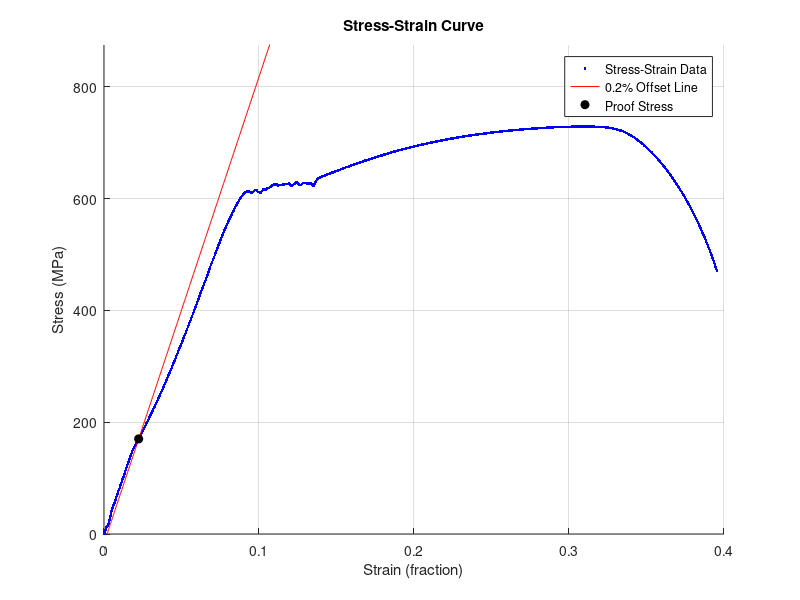

Recreate this plot in MATLAB.
% Clear all variables and command window
clear all;
clc;

% Load stress-strain data from file
data = load('stress_strain.txt');

% Extract stress (MPa) and strain (%) and convert strain to a fraction
stress = data(:,1);  
strain = data(:,2) / 100;  % Convert percentage to fraction

% Calculate the toughness (area under the stress-strain curve)
toughness = trapz(strain, stress);  % MPa * unitless strain = MJ/m³

% Define the elastic region (assuming strain < 0.002 as elastic)
elastic_idx = strain < 0.002;
elastic_strain = strain(elastic_idx);
elastic_stress = stress(elastic_idx);

% Compute Young's modulus (slope of the elastic region)
young_modulus = mean(diff(elastic_stress) ./ diff(elastic_strain));  % MPa

% Plot stress-strain curve
figure;
hold on;
plot(strain, stress, 'b.', 'DisplayName', 'Stress-Strain Data'); % Original data

% Plot linear elastic region
linear_elastic_line = young_modulus * (strain - 0.002); % Offset 0.2% strain
plot(strain, linear_elastic_line, 'r-', 'DisplayName', '0.2% Offset Line');

% Find proof stress (intersection of offset line and stress-strain curve)
proof_stress_idx = find(linear_elastic_line <= stress, 1, 'last');
proof_stress = stress(proof_stress_idx);

% Highlight proof stress point
plot(strain(proof_stress_idx), proof_stress, 'ko', 'MarkerFaceColor', 'k', ...
    'DisplayName', 'Proof Stress');

% Improve plot aesthetics
ylim([0, max(stress) * 1.2]);
xlabel('Strain (fraction)');
ylabel('Stress (MPa)');
title('Stress-Strain Curve');
legend('Location', 'best');
grid on;
hold off;

% Display computed values with correct units
fprintf('Young\''s Modulus: %.2f MPa\n', young_modulus);
fprintf('Proof Stress: %.2f MPa\n', proof_stress);
fprintf('Toughness: %.2f MJ/m³\n', toughness);
